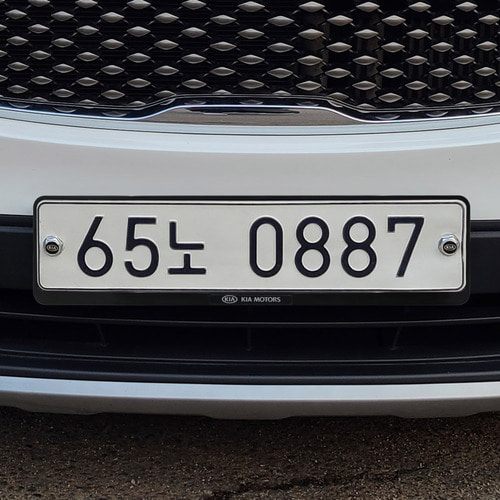
#> input picture IP/numberplate/car4.jpg, 500 x 500 px
$ python -i roi-object.py   (imports and definitions only)
#> lines starting #> are read from the running program, lines starting #| are printed output that depends on the picture; after the words box and inside, x2 and y2 are one past the last pixel; in counts of white or black regions, pixels touching at a corner belong together
#> further down, picture is the input picture: shape (500, 500, 3); mean B, G, R 81.2, 78.8, 79.1
import cv2

FRAME_WIDTH = 1280
FRAME_HEIGHT = 720

ROI = (
    int(FRAME_WIDTH * 0.25),
    int(FRAME_HEIGHT * 0.25),
    int(FRAME_WIDTH * 0.2),
    int(FRAME_WIDTH * 0.2),
)

MIN_OBJECT_AREA = 1500   # 너무 작은 노이즈성 컨투어 무시


# [38 lines left out: functions gstreamer_pipeline, draw_roi, not called in this run]


def detect_objects(frame):
    """
    컨투어 기반으로 물체 후보 bbox 목록을 반환.
    (나중에 번호판 검출 로직으로 교체하는 자리)
    """
    gray = cv2.cvtColor(frame, cv2.COLOR_BGR2GRAY)
    blurred = cv2.bilateralFilter(gray, 11, 17, 17)
    edged = cv2.Canny(blurred, 30, 200)
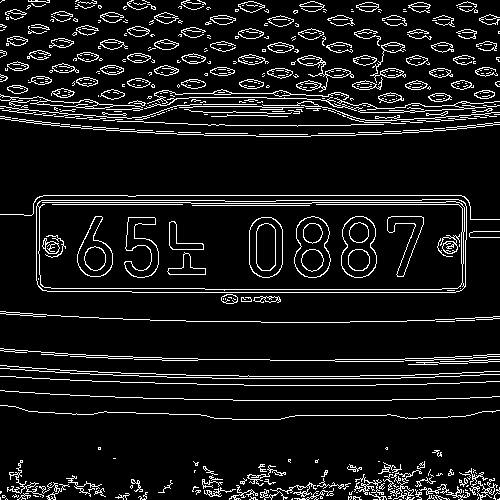
#> edged: shape (500, 500); 9.3% white in thin lines or dots

    contours, _ = cv2.findContours(edged, cv2.RETR_TREE, cv2.CHAIN_APPROX_SIMPLE)
#> contours = 787 contours, 606 with area under 20; largest, box (x1, y1, x2, y2) and area: (36, 199, 467, 293) 39320, (37, 199, 467, 290) 37620, (249, 217, 283, 278) 1771, (341, 216, 377, 278) 1757, (294, 216, 331, 278) 1746

    boxes = []
    for c in contours:
        x, y, w, h = cv2.boundingRect(c)
        if w * h >= MIN_OBJECT_AREA:
            boxes.append((x, y, w, h))
#> this loop made 787 passes
#> (x, y, w, h) on passes 8, 10, 11: (353, 496, 9, 4), (348, 496, 4, 4), (320, 496, 3, 3)
#> after the loop, boxes = 32 items, first 6: (0, 405, 500, 15), (0, 390, 500, 11), (0, 376, 500, 10), (0, 368, 500, 11), (0, 365, 500, 12), (0, 348, 500, 14)
    return boxes


# [45 lines left out: functions is_inside_roi, draw_objects, show_camera, not called in this run]


# [22 lines not run here, left out]

>>> import cv2
>>> picture = cv2.imread('../numberplate/car4.jpg')
>>> result = detect_objects(picture)
#> result has the same summary as boxes in detect_objects
